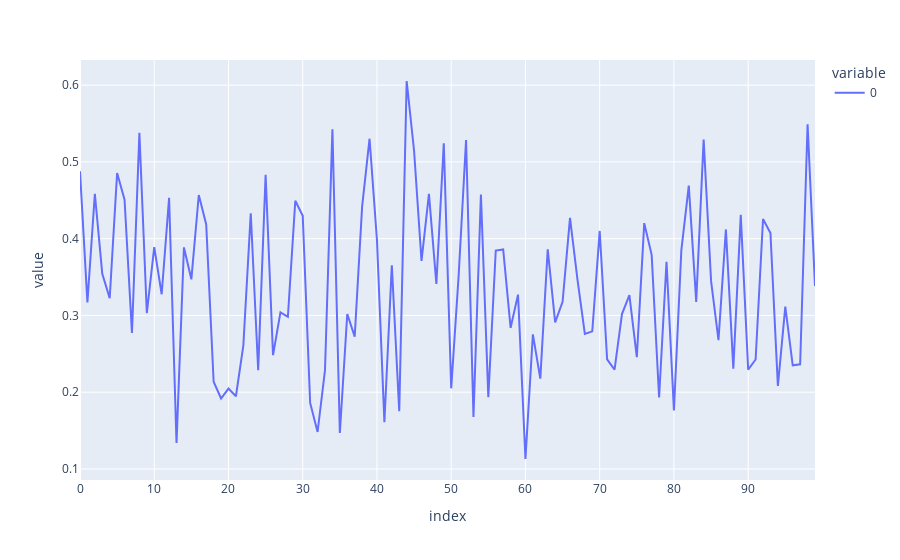

The code cell stored with this chart in its notebook:
### Code cell
# import the required libraries 
import random 
import plotly.express as px


# store the random numbers in a 
# list 
nums = [] 
low = 10
high = 100
mode = 20

for i in range(100): 
	temp = random.betavariate(5, 10) 
	nums.append(temp) 
	
# plotting a graph 
px.line(nums).show()

### Figure 1 — Plotly figure (JSON) as saved in the notebook; plotly's stock layout.template omitted (floating-point values rounded to 4 significant figures)
{"data": [{"hovertemplate": "variable=0<br>index=%{x}<br>value=%{y}<extra></extra>", "legendgroup": "0", "line": {"color": "#636efa", "dash": "solid"}, "marker": {"symbol": "circle"}, "mode": "lines", "name": "0", "orientation": "v", "showlegend": true, "type": "scatter", "x": [0, 1, 2, 3, 4, 5, 6, 7, 8, 9, 10, 11, 12, 13, 14, 15, 16, 17, 18, 19, 20, 21, 22, 23, 24, 25, 26, 27, 28, 29, 30, 31, 32, 33, 34, 35, 36, 37, 38, 39, 40, 41, 42, 43, 44, 45, 46, 47, 48, 49, 50, 51, 52, 53, 54, 55, 56, 57, 58, 59, 60, 61, 62, 63, 64, 65, 66, 67, 68, 69, 70, 71, 72, 73, 74, 75, 76, 77, 78, 79, 80, 81, 82, 83, 84, 85, 86, 87, 88, 89, 90, 91, 92, 93, 94, 95, 96, 97, 98, 99], "xaxis": "x", "y": [0.4878, 0.3169, 0.4586, 0.3541, 0.3224, 0.4855, 0.4508, 0.2771, 0.5378, 0.3031, 0.3891, 0.3276, 0.4532, 0.1339, 0.3886, 0.3471, 0.4569, 0.4186, 0.2137, 0.1918, 0.2047, 0.1947, 0.2605, 0.4331, 0.2285, 0.4833, 0.2482, 0.3039, 0.2981, 0.4494, 0.4299, 0.1861, 0.1481, 0.2287, 0.5424, 0.1468, 0.3019, 0.2723, 0.4417, 0.5302, 0.3981, 0.1608, 0.3653, 0.1751, 0.6054, 0.5142, 0.371, 0.4583, 0.3412, 0.5242, 0.205, 0.3516, 0.5285, 0.1677, 0.4574, 0.1935, 0.3846, 0.386, 0.2839, 0.3271, 0.113, 0.2754, 0.2177, 0.3862, 0.291, 0.3177, 0.4271, 0.3473, 0.276, 0.2792, 0.4101, 0.2427, 0.2293, 0.3017, 0.3263, 0.2457, 0.4202, 0.3789, 0.1931, 0.3699, 0.1763, 0.3851, 0.4691, 0.3176, 0.529, 0.345, 0.2678, 0.412, 0.2307, 0.4311, 0.2294, 0.2426, 0.4255, 0.4072, 0.2081, 0.3116, 0.2351, 0.2364, 0.549, 0.3382], "yaxis": "y"}], "layout": {"legend": {"title": {"text": "variable"}, "tracegroupgap": 0}, "margin": {"t": 60}, "xaxis": {"anchor": "y", "domain": [0, 1], "title": {"text": "index"}}, "yaxis": {"anchor": "x", "domain": [0, 1], "title": {"text": "value"}}}}
